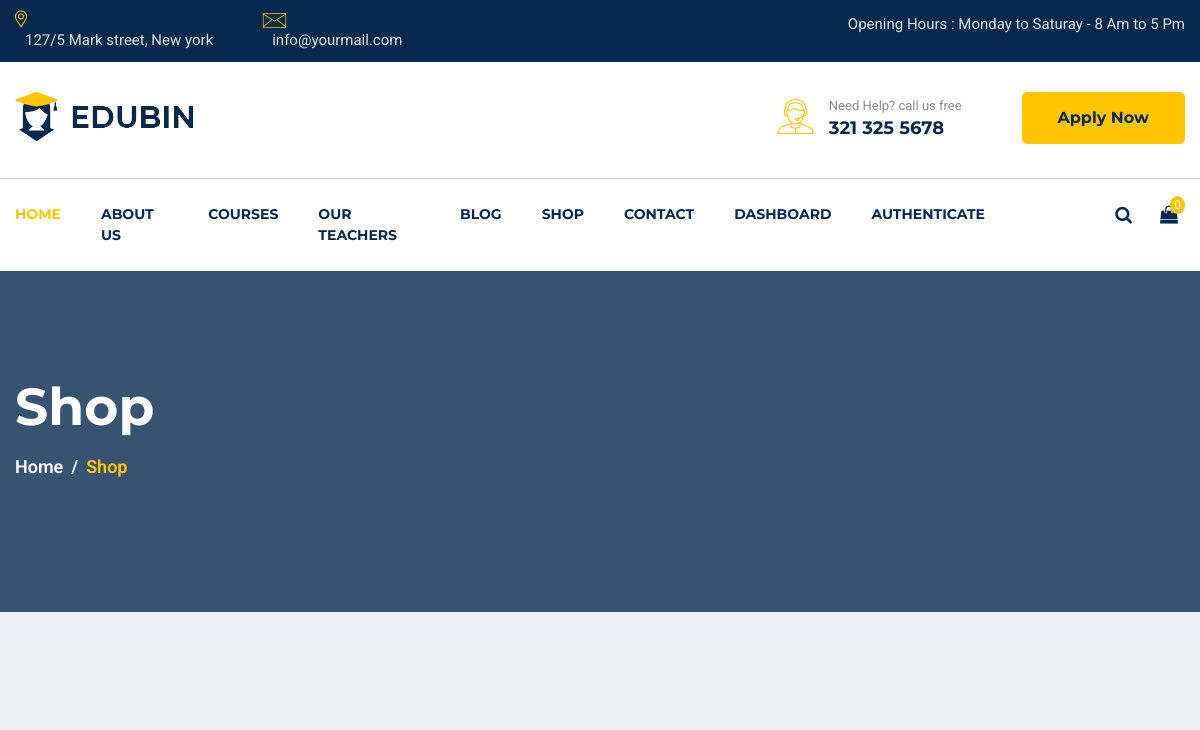
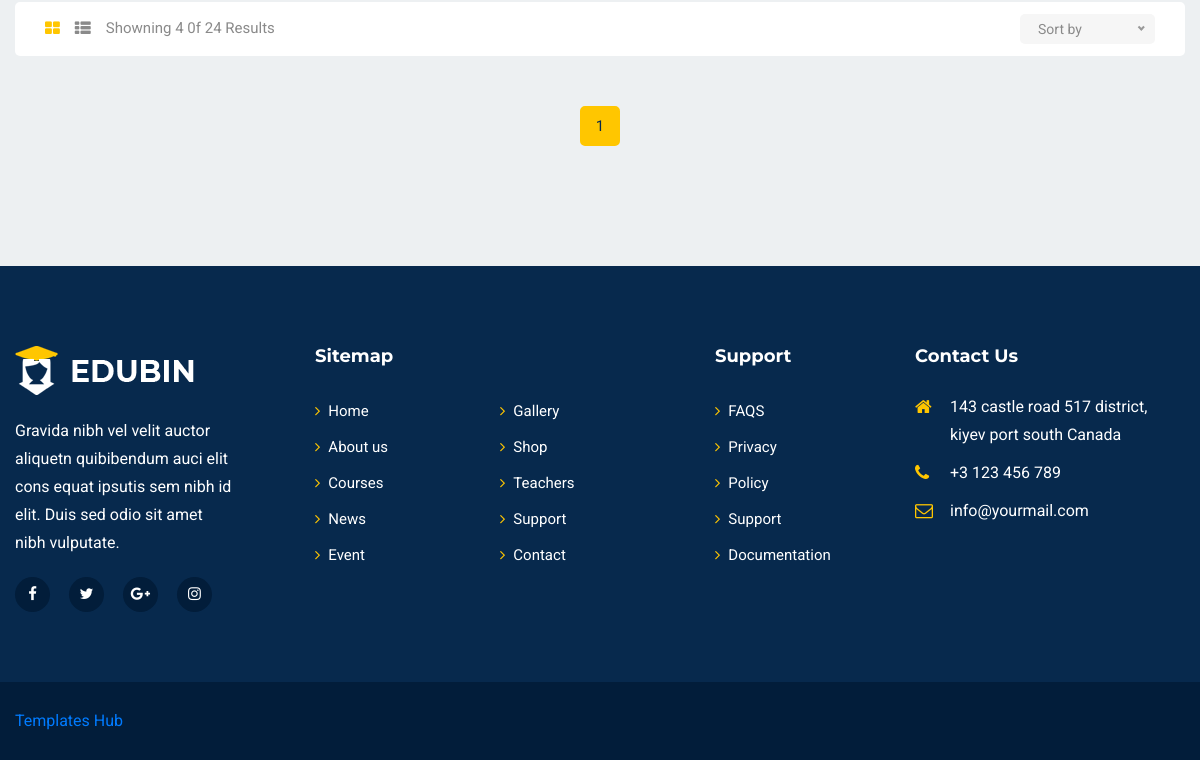
The app's page /mentor/shop, older data (2 pictures, top to bottom).
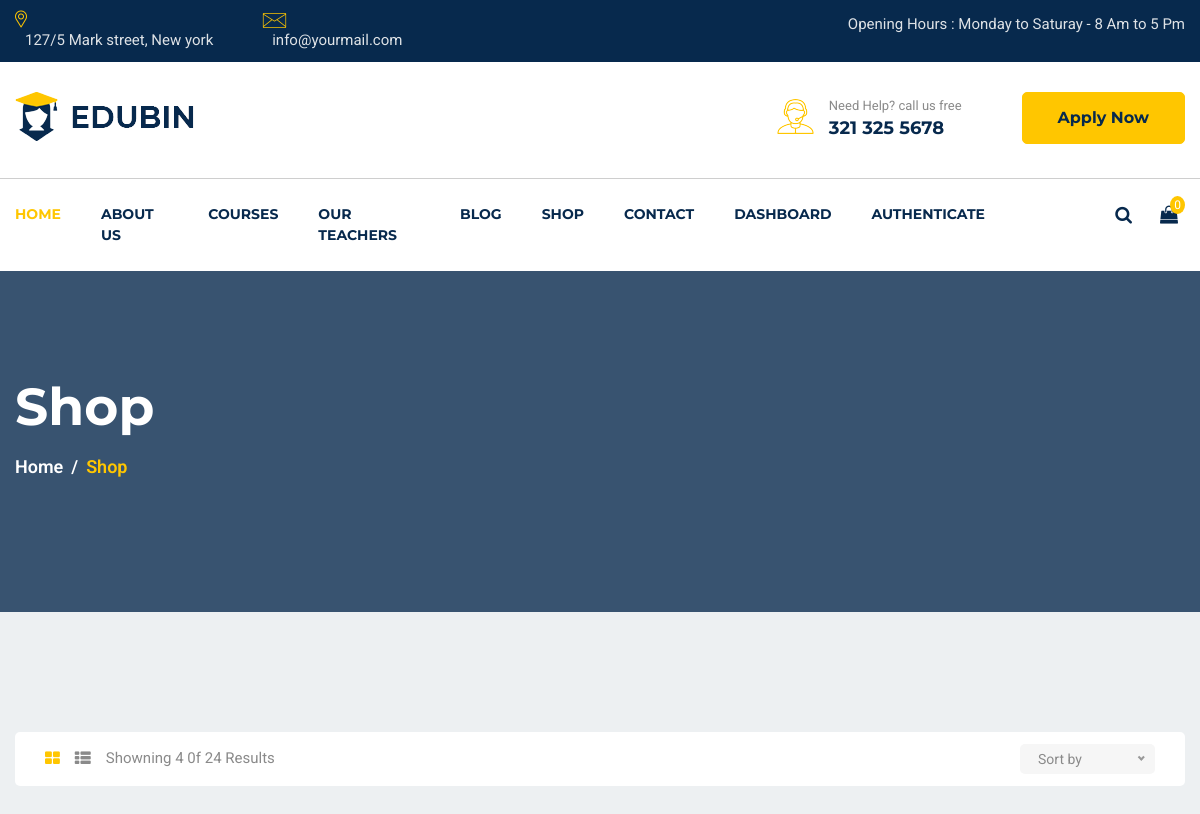
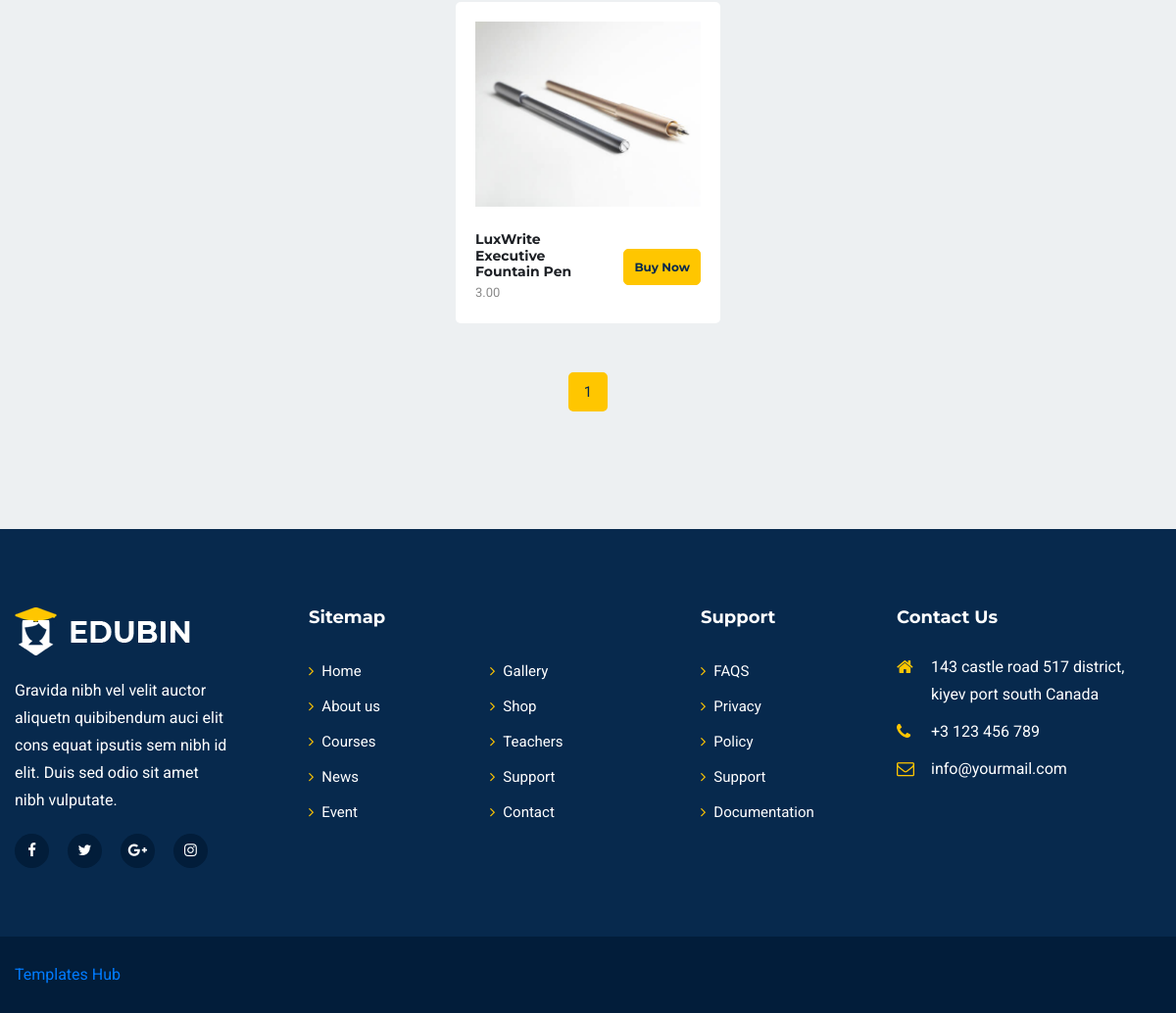
The same page, newer data (2 pictures, top to bottom).
### mentor/models.py (models this page shows, shortened)
class Product(models.Model):
    title = models.CharField(max_length=255)
    price = models.DecimalField(max_digits=10, decimal_places=2)
    description = models.TextField()
    category = models.ForeignKey(Category,on_delete=models.CASCADE, related_name='product_category',null=True, blank=True)
    image = models.ImageField(upload_to='product_front_images', null=True, blank=True)
    created_at = models.DateTimeField(auto_now_add=True,null=True)

### mentor/views.py (the view)
# urls.py: path('shop', views.shops, name="shops"),
def shops(request):
    queryset = models.Product.objects.all()
    paginator = Paginator(queryset, 6)
    page_number = request.GET.get('page')
    page_obj = paginator.get_page(page_number)
    return render(request,'mentor/shop.html',{'page_obj':page_obj})

### mentor/templates/mentor/shop.html (shortened to what this page needs)
{% extends 'mentor/base.html' %}
{% load static %}
  {% block content %}
    <section id="page-banner" class="pt-105 pb-130 bg_cover" data-overlay="8" style="background-image: url(images/page-banner-5.jpg' %})">
        <div class="container">
            <div class="row">
                <div class="col-lg-12">
                    <div class="page-banner-cont">
                        <h2>Shop</h2>
                        <nav aria-label="breadcrumb">
                            <ol class="breadcrumb">
                                <li class="breadcrumb-item"><a href="#">Home</a></li>
                                <li class="breadcrumb-item active" aria-current="page">Shop</li>
                            </ol>
                        </nav>
                    </div>
                </div>
            </div>
        </div>
    </section>
    <section id="shop-page" class="pt-120 pb-120 gray-bg">
        <div class="container">
            <div class="row">
                <div class="col-lg-12">
                    <div class="shop-top-search">
                        <div class="shop-bar">
                            <ul class="nav" id="myTab" role="tablist">
                                <li class="nav-item">
                                    <a class="active" id="shop-grid-tab" data-toggle="tab" href="#shop-grid" role="tab" aria-controls="shop-grid" aria-selected="true"><i class="fa fa-th-large"></i></a>
                                </li>
                                <li class="nav-item">
                                    <a id="shop-list-tab" data-toggle="tab" href="#shop-list" role="tab" aria-controls="shop-list" aria-selected="false"><i class="fa fa-th-list"></i></a>
                                </li>
                                <li class="nav-item">Showning 4 0f 24 Results</li>
                            </ul>
                        </div>
                        <div class="shop-select">
                        </div>
                    </div>
                </div>
            </div>
            <div class="tab-content" id="myTabContent">
              <div class="tab-pane fade show active" id="shop-grid" role="tabpanel" aria-labelledby="shop-grid-tab">
                    <div class="row justify-content-center">
                        {% for item in page_obj %}
                            <div class="col-lg-3 col-md-6 col-sm-8">
                                <div class="singel-publication mt-30">
                                    <div class="image">
                                        <img src={{item.image.url}} alt="Publication">
                                    </div>
                                    <div class="cont">
                                        <div class="name">
                                            <a href="{% url 'mentor:shop-single' item.id %}"><h6>{{item.title}}</h6></a>
                                            <span>{{item.price}}</span>
                                        </div>
                                        <div class="button text-right">
                                            <a href="#" class="main-btn">Buy Now</a>
                                        </div>
                                    </div>
                                </div>
                            </div>
                        {% endfor %}
                    </div>
                </div>
            </div>
            <div class="row">
                <div class="col-lg-12">
                    <nav class="courses-pagination mt-50">
                        <ul class="pagination justify-content-center">
                            <li class="page-item"><a href='#' class="active custom-li">{{ page_obj.number }}</a></li>
                        </ul>
                    </nav>
                </div>
            </div>
        </div>
    </section>
    {% endblock %}

Row changes from the older to the newer data that the page shows:
added Product: image (picture), title "LuxWrite Executive Fountain Pen", price "3.00"
